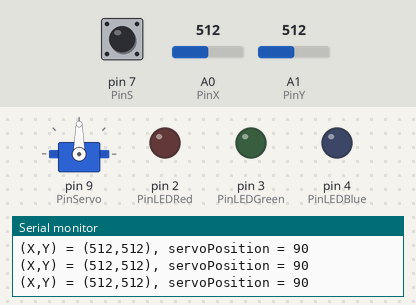
Recording of a sketch running on a simulated Arduino Uno, built with avr-gcc and run on an emulated ATmega328P. Shown: servo, output pins drawn as LEDs (lit = HIGH), the last lines printed to the serial monitor. The test bench sets the inputs (shaded band); at power-on: A1 (PinY) = 512, pin 7 (PinS) HIGH, A0 (PinX) = 512.

Above: at 1.2 s.
1.3 s: A1 (PinY) set to 716
At 2.5 s:
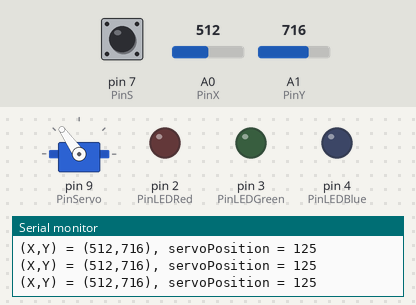
2.8 s: A1 (PinY) set to 1023
At 3.1 s:
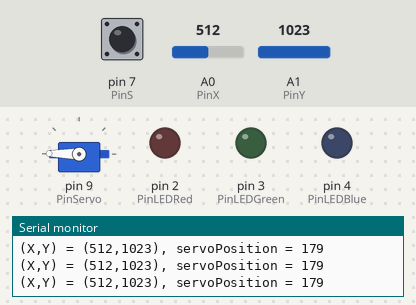
4.3 s: A1 (PinY) set to 900
At 4.8 s:
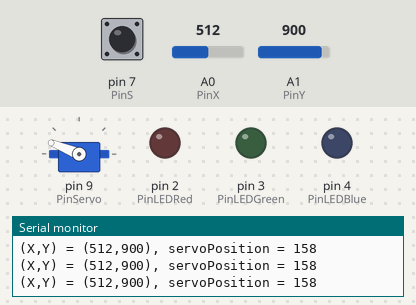
5.8 s: A1 (PinY) set to 306
At 6.5 s:
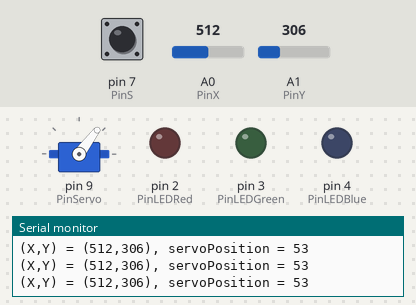
7.3 s: A1 (PinY) set to 122
At 8.2 s:
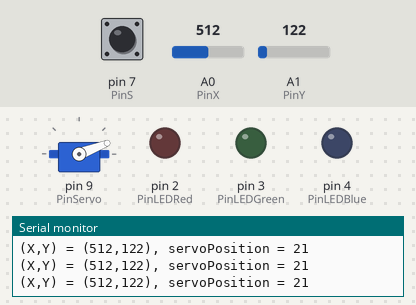
8.8 s: A1 (PinY) set to 0
At 9.9 s:
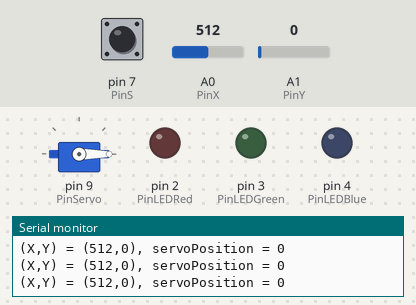
Timing chart, 0 to 11.3 s (numbered marks = the images above; inputs shaded):
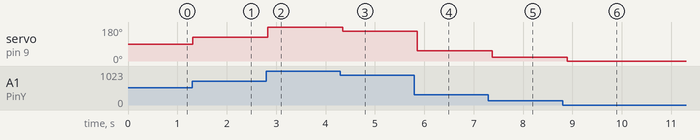

Measured:
- after the input at 1.3 s, servo on pin 9 (PinServo): 90° → 125° at once
- after the input at 2.8 s, servo on pin 9 (PinServo): 125° → 179° at once
- after the input at 4.3 s, servo on pin 9 (PinServo): 179° → 158° at once
- after the input at 5.8 s, servo on pin 9 (PinServo): 158° → 53° after 0.06 s
- after the input at 7.3 s, servo on pin 9 (PinServo): 53° → 21° after 0.08 s
- after the input at 8.8 s, servo on pin 9 (PinServo): 21° → 0° after 0.09 s

The sketch:

LegoKicker.ino
```cpp
/*
Activate a servo as part of a Lego system.

Christopher Lum
lum@uw.edu

Version History
10/28/21: created
*/

#include <Servo.h>

//Servo
Servo myservo;
int PinServo = 9;

//Joystick
int PinX    = A0;
int PinY    = A1;
int PinS    = 7;

//LED
int PinLEDRed   = 2;
int PinLEDGreen = 3;
int PinLEDBlue  = 4;

void setup() {
  //Serial
  Serial.begin(9600);

  //Servo
  myservo.attach(PinServo);

  //Pins: /Joystick
  pinMode(PinX,INPUT);
  pinMode(PinY,INPUT);
  pinMode(PinS,INPUT);

  //instead of using a pullup resistor, write PinS to HIGH to leverage internal pullup resistor (see https://youtu.be/B6YEQj4d5WU?t=784)
  digitalWrite(PinS,HIGH);

  //Pins: LED
  pinMode(PinLEDRed, OUTPUT);
  pinMode(PinLEDGreen, OUTPUT);
  pinMode(PinLEDBlue, OUTPUT);
}

void loop() {
  //Read joystick values
  int Xval = analogRead(PinX);
  int Yval = analogRead(PinY);
  bool Sval = digitalRead(PinS);

  //map joystick values servo position
  int servoPosition = map(Yval,0,1024,0,180);
  myservo.write(servoPosition);

  //print values
  Serial.println("(X,Y) = (" + (String)Xval + "," + (String)Yval + "), servoPosition = " + (String)servoPosition);

  delay(100);
}
```
